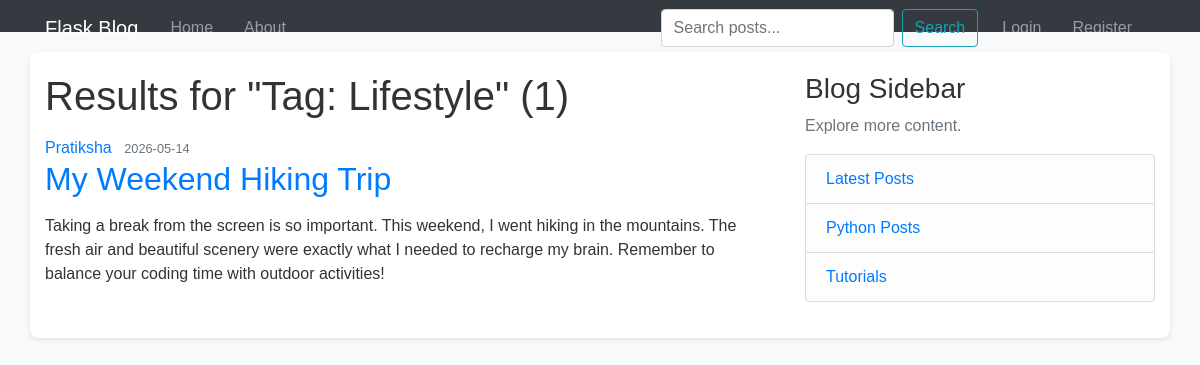
Screenshot of /tag/Lifestyle with the database file from the repository.
### flaskblog/models.py (models this page shows, shortened)
class Post(db.Model):
    id = db.Column(db.Integer, primary_key=True)
    title = db.Column(db.String(100), nullable=False)
    date_posted = db.Column(db.DateTime, nullable=False, default=datetime.now)
    content = db.Column(db.Text, nullable=False)
    user_id = db.Column(db.Integer, db.ForeignKey('user.id'), nullable=False)
    tags = db.relationship('Tag', secondary=post_tags, backref=db.backref('posts', lazy='dynamic'))
    comments = db.relationship('Comment', backref='post', lazy=True, cascade="all, delete-orphan")

class User(db.Model, UserMixin):
    id = db.Column(db.Integer, primary_key=True)
    username = db.Column(db.String(20), unique=True, nullable=False)
    email = db.Column(db.String(120), unique=True, nullable=False)
    image_file = db.Column(db.String(20), nullable=False, default='default.jpg')
    password = db.Column(db.String(60), nullable=False)
    posts = db.relationship('Post', backref='author', lazy=True)
    comments = db.relationship('Comment', backref='author', lazy=True)

### flaskblog/routes.py (the view)
@app.route("/tag/<string:tag_name>")
def tag_posts(tag_name):
    tag = Tag.query.filter_by(name=tag_name).first_or_404()
    posts = tag.posts.all()
    return render_template('search_results.html', title=tag.name, posts=posts, query=f"Tag: {tag_name}")

### flaskblog/templates/search_results.html
{% extends "layout.html" %}
{% block content %}
    <h1 class="mb-3">Results for "{{ query }}" ({{ posts|length }})</h1>
    {% for post in posts %}
        <article class="media content-section">
          <div class="media-body">
            <div class="article-metadata">
              <a class="mr-2" href="#">{{ post.author.username }}</a>
              <small class="text-muted">{{ post.date_posted.strftime('%Y-%m-%d') }}</small>
            </div>
            <h2><a class="article-title" href="{{ url_for('post', post_id=post.id) }}">{{ post.title }}</a></h2>
            <p class="article-content">{{ post.content|safe }}</p>
          </div>
        </article>
    {% else %}
        <p>No posts found matching your search.</p>
    {% endfor %}
{% endblock content %}

### flaskblog/static/main.css (style rules this page uses)
body { background-color: #f8f9fa; font-family: Arial, sans-serif; color: #333; }

### rows the page displays
Post: author.username "Pratiksha", date_posted "2026-05-14", title "My Weekend Hiking Trip", content "Taking a break from the screen is so important. This weekend, I went hiking in the mountains. The fresh air and beautiful scenery were exactly what I needed to recharge my brain. Remember to balance your coding time with outdoor activities!"

### other values shown
{{ query }} "Tag: Lifestyle"
{{ posts|length }} "1"
